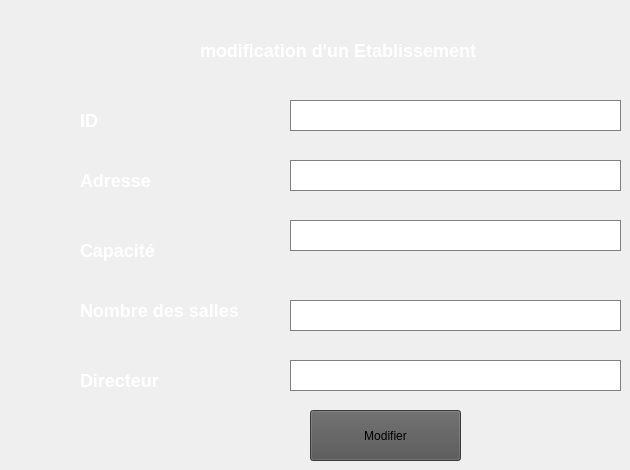
      <widget class="QWidget" name="tab_39">
       <attribute name="title">
        <string>Modifier Etablissement</string>
       </attribute>
       <widget class="QLabel" name="labelTitle_20">
        <property name="geometry">
         <rect>
          <x>200</x>
          <y>30</y>
          <width>311</width>
          <height>41</height>
         </rect>
        </property>
        <property name="styleSheet">
         <string notr="true">QLabel {
    font-size: 18px;
    font-weight: bold;
    color: white;
}
</string>
        </property>
        <property name="text">
         <string>modification d'un Etablissement</string>
        </property>
       </widget>
       <widget class="QLabel" name="labelTitle_26">
        <property name="geometry">
         <rect>
          <x>80</x>
          <y>110</y>
          <width>131</width>
          <height>21</height>
         </rect>
        </property>
        <property name="styleSheet">
         <string notr="true">QLabel {
    font-size: 18px;
    font-weight: bold;
    color: white;
}
</string>
        </property>
        <property name="text">
         <string>ID</string>
        </property>
       </widget>
       <widget class="QLabel" name="labelTitle_27">
        <property name="geometry">
         <rect>
          <x>80</x>
          <y>170</y>
          <width>131</width>
          <height>21</height>
         </rect>
        </property>
        <property name="styleSheet">
         <string notr="true">QLabel {
    font-size: 18px;
    font-weight: bold;
    color: white;
}
</string>
        </property>
        <property name="text">
         <string>Adresse</string>
        </property>
       </widget>
       <widget class="QLabel" name="labelTitle_28">
        <property name="geometry">
         <rect>
          <x>80</x>
          <y>240</y>
          <width>131</width>
          <height>21</height>
         </rect>
        </property>
        <property name="styleSheet">
         <string notr="true">QLabel {
    font-size: 18px;
    font-weight: bold;
    color: white;
}
</string>
        </property>
        <property name="text">
         <string>Capacité</string>
        </property>
       </widget>
       <widget class="QLabel" name="labelTitle_29">
        <property name="geometry">
         <rect>
          <x>80</x>
          <y>300</y>
          <width>171</width>
          <height>21</height>
         </rect>
        </property>
        <property name="styleSheet">
         <string notr="true">QLabel {
    font-size: 18px;
    font-weight: bold;
    color: white;
}
</string>
        </property>
        <property name="text">
         <string>Nombre des salles</string>
        </property>
       </widget>
       <widget class="QLabel" name="labelTitle_30">
        <property name="geometry">
         <rect>
          <x>80</x>
          <y>370</y>
          <width>131</width>
          <height>21</height>
         </rect>
        </property>
        <property name="styleSheet">
         <string notr="true">QLabel {
    font-size: 18px;
    font-weight: bold;
    color: white;
}
</string>
        </property>
        <property name="text">
         <string>Directeur</string>
        </property>
       </widget>
       <widget class="QLineEdit" name="lineEdit_id2">
        <property name="geometry">
         <rect>
          <x>290</x>
          <y>100</y>
          <width>331</width>
          <height>41</height>
         </rect>
        </property>
        <property name="styleSheet">
         <string notr="true">QLineEdit {
    background-color: white;
    color: black;
    border: 1px solid gray;
    padding: 5px;
    margin-bottom: 10px;
}
</string>
        </property>
       </widget>
       <widget class="QLineEdit" name="lineEdit_adresse2">
        <property name="geometry">
         <rect>
          <x>290</x>
          <y>160</y>
          <width>331</width>
          <height>41</height>
         </rect>
        </property>
        <property name="styleSheet">
         <string notr="true">QLineEdit {
    background-color: white;
    color: black;
    border: 1px solid gray;
    padding: 5px;
    margin-bottom: 10px;
}
</string>
        </property>
       </widget>
       <widget class="QLineEdit" name="lineEdit_capacite2">
        <property name="geometry">
         <rect>
          <x>290</x>
          <y>220</y>
          <width>331</width>
          <height>41</height>
         </rect>
        </property>
        <property name="styleSheet">
         <string notr="true">QLineEdit {
    background-color: white;
    color: black;
    border: 1px solid gray;
    padding: 5px;
    margin-bottom: 10px;
}
</string>
        </property>
       </widget>
       <widget class="QLineEdit" name="lineEdit_directeur2">
        <property name="geometry">
         <rect>
          <x>290</x>
          <y>360</y>
          <width>331</width>
          <height>41</height>
         </rect>
        </property>
        <property name="styleSheet">
         <string notr="true">QLineEdit {
    background-color: white;
    color: black;
    border: 1px solid gray;
    padding: 5px;
    margin-bottom: 10px;
}
</string>
        </property>
       </widget>
       <widget class="QLineEdit" name="lineEdit_nbsalle2">
        <property name="geometry">
         <rect>
          <x>290</x>
          <y>300</y>
          <width>331</width>
          <height>41</height>
         </rect>
        </property>
        <property name="styleSheet">
         <string notr="true">QLineEdit {
    background-color: white;
    color: black;
    border: 1px solid gray;
    padding: 5px;
    margin-bottom: 10px;
}
</string>
        </property>
       </widget>
       <widget class="QPushButton" name="pushButton_modifier">
        <property name="geometry">
         <rect>
          <x>310</x>
          <y>410</y>
          <width>151</width>
          <height>51</height>
         </rect>
        </property>
        <property name="styleSheet">
         <string notr="true">background-color: rgb(83, 83, 83);</string>
        </property>
        <property name="text">
         <string>Modifier</string>
        </property>
       </widget>
      </widget>
